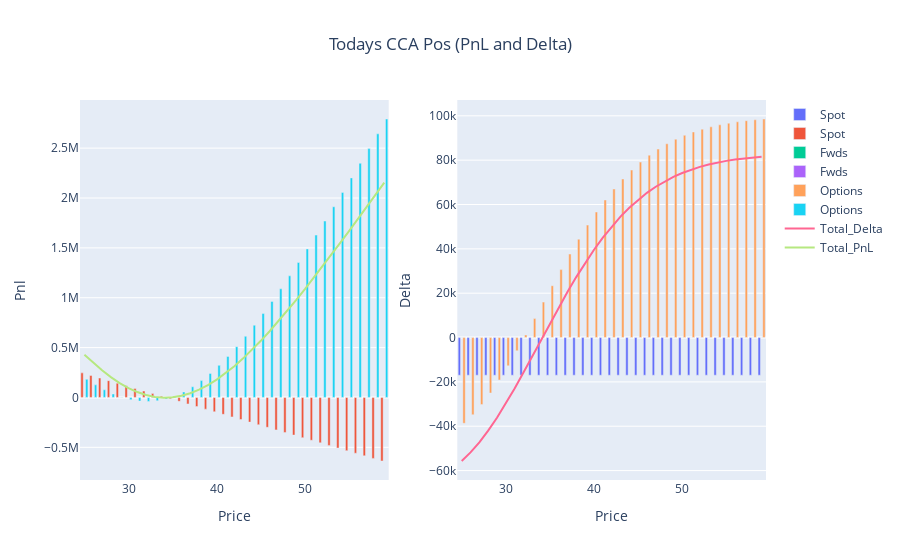

This figure's notebook cell:
### Markdown cell above
# Today's Position

### Code cell
## USE THIS STYLE OF GRAPHING FOR TODAY DATE ENTRY ##
position_functions = Position_Reporting(positions, 'CCA', current_date)
pnl, delta, theta, vega, value = position_functions.combine_frame()

fig_d = go.Figure()

fig_d.add_trace(go.Bar(x=delta.Price, y=delta.Spot, name='Spot', base=0))
fig_d.add_trace(go.Bar(x=delta.Price, y=delta.Fwds, name='Fwds', base=0))
fig_d.add_trace(go.Bar(x=delta.Price, y=delta.Options, name='Options', base=0))
fig_d.add_trace(go.Scatter(x=delta.Price, y=delta.Total_Delta, mode='lines', name='Total_Delta'))

#fig_d.update_layout(title='ACCU Delta Today', xaxis_title='Price', yaxis_title='Delta', barmode='stack')
#fig_d.show()

#~~~~~~~~~~~~~~~~~~~~~~~~~~~~~~~~~
fig_p = go.Figure()

fig_p.add_trace(go.Bar(x=pnl.Price, y=pnl.Spot, name='Spot', base=0))
fig_p.add_trace(go.Bar(x=pnl.Price, y=pnl.Fwds, name='Fwds', base=0))
fig_p.add_trace(go.Bar(x=pnl.Price, y=pnl.Options, name='Options', base=0))
fig_p.add_trace(go.Scatter(x=pnl.Price, y=pnl.Total_Pnl, mode='lines', name='Total_PnL'))

#fig_p.update_layout(title='ACCU PnL Today', xaxis_title='Price', yaxis_title='pnl', barmode='stack')
#fig_p.show()


#~~~~~~~~~~~~~~~~~~~~~~~~~~~~~~~
fig = make_subplots(rows=1, cols=2)
for i in range(0,len(fig_d.data)):
    fig.add_trace(fig_d.data[i], row=1, col=2)
    fig.add_trace(fig_p.data[i], row=1, col=1)
    
#fig.update_layout(title={'text': 'Todays CCA Pos (PnL and Delta)','x': 0.5,'xanchor': 'center'}, barmode='stack')
fig.update_layout(title={'text': 'Todays CCA Pos (PnL and Delta)','x': 0.5,'xanchor': 'center'})

fig.update_xaxes(title_text="Price", row=1, col=1)
fig.update_yaxes(title_text="Pnl", row=1, col=1)
fig.update_xaxes(title_text="Price", row=1, col=2)
fig.update_yaxes(title_text="Delta", row=1, col=2)    
fig.show()

### Figure 1 — Plotly figure (JSON) as saved in the notebook; plotly's stock layout.template omitted (floating-point values rounded to 4 significant figures)
{"data": [{"base": 0, "name": "Spot", "type": "bar", "x": [25, 26, 27, 28, 29, 30, 31, 32, 33, 34, 35, 36, 37, 38, 39, 40, 41, 42, 43, 44, 45, 46, 47, 48, 49, 50, 51, 52, 53, 54, 55, 56, 57, 58, 59], "xaxis": "x2", "y": [-17000, -17000, -17000, -17000, -17000, -17000, -17000, -17000, -17000, -17000, -17000, -17000, -17000, -17000, -17000, -17000, -17000, -17000, -17000, -17000, -17000, -17000, -17000, -17000, -17000, -17000, -17000, -17000, -17000, -17000, -17000, -17000, -17000, -17000, -17000], "yaxis": "y2"}, {"base": 0, "name": "Spot", "type": "bar", "x": [25, 26, 27, 28, 29, 30, 31, 32, 33, 34, 35, 36, 37, 38, 39, 40, 41, 42, 43, 44, 45, 46, 47, 48, 49, 50, 51, 52, 53, 54, 55, 56, 57, 58, 59], "xaxis": "x", "y": [246700.0, 220700.0, 194700.0, 168700.0, 142700.0, 116700.0, 90720.0, 64720.0, 38730.0, 12740.0, -13260.0, -39250.0, -65240.0, -91240.0, -117200.0, -143200.0, -169200.0, -195200.0, -221200.0, -247200.0, -273200.0, -299200.0, -325200.0, -351200.0, -377200.0, -403200.0, -429200.0, -455200.0, -481100.0, -507100.0, -533100.0, -559100.0, -585100.0, -611100.0, -637100.0], "yaxis": "y"}, {"base": 0, "name": "Fwds", "type": "bar", "x": [25, 26, 27, 28, 29, 30, 31, 32, 33, 34, 35, 36, 37, 38, 39, 40, 41, 42, 43, 44, 45, 46, 47, 48, 49, 50, 51, 52, 53, 54, 55, 56, 57, 58, 59], "xaxis": "x2", "y": [0, 0, 0, 0, 0, 0, 0, 0, 0, 0, 0, 0, 0, 0, 0, 0, 0, 0, 0, 0, 0, 0, 0, 0, 0, 0, 0, 0, 0, 0, 0, 0, 0, 0, 0], "yaxis": "y2"}, {"base": 0, "name": "Fwds", "type": "bar", "x": [25, 26, 27, 28, 29, 30, 31, 32, 33, 34, 35, 36, 37, 38, 39, 40, 41, 42, 43, 44, 45, 46, 47, 48, 49, 50, 51, 52, 53, 54, 55, 56, 57, 58, 59], "xaxis": "x", "y": [0, 0, 0, 0, 0, 0, 0, 0, 0, 0, 0, 0, 0, 0, 0, 0, 0, 0, 0, 0, 0, 0, 0, 0, 0, 0, 0, 0, 0, 0, 0, 0, 0, 0, 0], "yaxis": "y"}, {"base": 0, "name": "Options", "type": "bar", "x": [25, 26, 27, 28, 29, 30, 31, 32, 33, 34, 35, 36, 37, 38, 39, 40, 41, 42, 43, 44, 45, 46, 47, 48, 49, 50, 51, 52, 53, 54, 55, 56, 57, 58, 59], "xaxis": "x2", "y": [-38680.0, -34810.0, -30240.0, -25010.0, -19160.0, -12770.0, -5950.0, 1195.0, 8544.0, 15980.0, 23380.0, 30640.0, 37660.0, 44370.0, 50700.0, 56600.0, 62050.0, 67020.0, 71510.0, 75540.0, 79110.0, 82260.0, 85010.0, 87400.0, 89460.0, 91220.0, 92710.0, 93980.0, 95040.0, 95940.0, 96680.0, 97290.0, 97800.0, 98220.0, 98560.0], "yaxis": "y2"}, {"base": 0, "name": "Options", "type": "bar", "x": [25, 26, 27, 28, 29, 30, 31, 32, 33, 34, 35, 36, 37, 38, 39, 40, 41, 42, 43, 44, 45, 46, 47, 48, 49, 50, 51, 52, 53, 54, 55, 56, 57, 58, 59], "xaxis": "x", "y": [182000.0, 126400.0, 77130.0, 35290.0, 1818.0, -22410.0, -36660.0, -40360.0, -33100.0, -14670.0, 14970.0, 55690.0, 107200.0, 169100.0, 240900.0, 321900.0, 411400.0, 508900.0, 613500.0, 724500.0, 841300.0, 963100.0, 1089000.0, 1220000.0, 1353000.0, 1490000.0, 1628000.0, 1769000.0, 1912000.0, 2056000.0, 2202000.0, 2348000.0, 2495000.0, 2643000.0, 2792000.0], "yaxis": "y"}, {"mode": "lines", "name": "Total_Delta", "type": "scatter", "x": [25, 26, 27, 28, 29, 30, 31, 32, 33, 34, 35, 36, 37, 38, 39, 40, 41, 42, 43, 44, 45, 46, 47, 48, 49, 50, 51, 52, 53, 54, 55, 56, 57, 58, 59], "xaxis": "x2", "y": [-55680.0, -51810.0, -47240.0, -42010.0, -36160.0, -29770.0, -22950.0, -15810.0, -8456.0, -1024.0, 6377.0, 13640.0, 20660.0, 27370.0, 33700.0, 39600.0, 45050.0, 50020.0, 54510.0, 58540.0, 62110.0, 65260.0, 68010.0, 70400.0, 72460.0, 74220.0, 75710.0, 76980.0, 78040.0, 78940.0, 79680.0, 80290.0, 80800.0, 81220.0, 81560.0], "yaxis": "y2"}, {"mode": "lines", "name": "Total_PnL", "type": "scatter", "x": [25, 26, 27, 28, 29, 30, 31, 32, 33, 34, 35, 36, 37, 38, 39, 40, 41, 42, 43, 44, 45, 46, 47, 48, 49, 50, 51, 52, 53, 54, 55, 56, 57, 58, 59], "xaxis": "x", "y": [428700.0, 347100.0, 271800.0, 204000.0, 144500.0, 94300.0, 54060.0, 24370.0, 5629.0, -1937.0, 1709.0, 16440.0, 41960.0, 77860.0, 123600.0, 178600.0, 242200.0, 313700.0, 392300.0, 477300.0, 568100.0, 663900.0, 764200.0, 868400.0, 976000.0, 1086000.0, 1199000.0, 1314000.0, 1431000.0, 1549000.0, 1669000.0, 1789000.0, 1910000.0, 2032000.0, 2155000.0], "yaxis": "y"}], "layout": {"title": {"text": "Todays CCA Pos (PnL and Delta)", "x": 0.5, "xanchor": "center"}, "xaxis": {"anchor": "y", "domain": [0, 0.45], "title": {"text": "Price"}}, "xaxis2": {"anchor": "y2", "domain": [0.55, 1], "title": {"text": "Price"}}, "yaxis": {"anchor": "x", "domain": [0, 1], "title": {"text": "Pnl"}}, "yaxis2": {"anchor": "x2", "domain": [0, 1], "title": {"text": "Delta"}}}}
